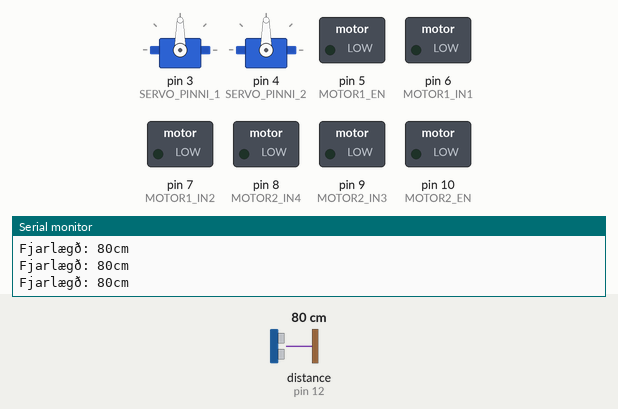
This sketch was run on a simulated Arduino Uno, built with avr-gcc and run on an emulated ATmega328P. On the bench: 2 × servo, switched loads named in the sketch (green lamp = pin HIGH), the last lines printed to the serial monitor. Wiring (inferred from the names in the program): ultrasonic range finder: trigger pin 12; echo pin 12. The test bench sets the inputs (shaded band); at power-on: distance to the obstacle (sensor on pin 12) 80 cm. The echo pulse lasts 58.3 µs per cm.

Above: at 1.2 s.
1.3 s: distance to the obstacle (sensor on pin 12) set to 53 cm
4.3 s: distance to the obstacle (sensor on pin 12) set to 45 cm
At 5.2 s:
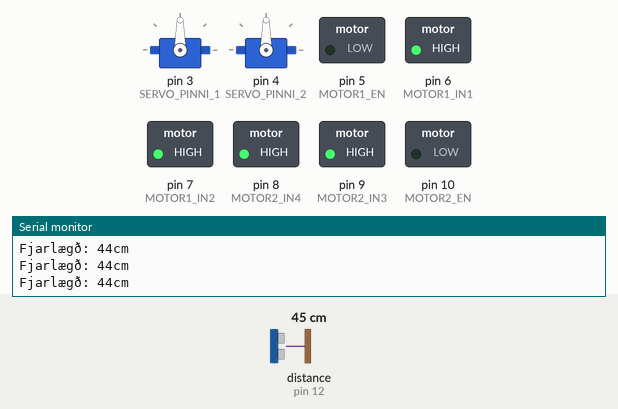
Timing chart, 0 to 7.3 s (numbered marks = the images above; inputs shaded):
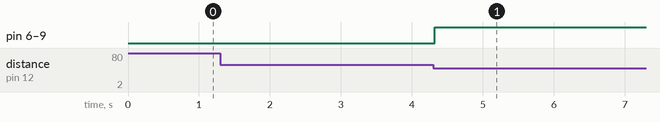

The sketch:

Lokaverkefni_code.ino
```cpp
//hafa servo með
#include <Servo.h>

// definea alla pinna
#define SERVO_PINNI_1 3
#define SERVO_PINNI_2 4

#define MOTOR1_EN 5
#define MOTOR1_IN1 6
#define MOTOR1_IN2 7

#define MOTOR2_EN 10
#define MOTOR2_IN3 9
#define MOTOR2_IN4 8

const int pingPinni = 12;

Servo servoMotor1;
Servo servoMotor2;

// setup stillir alla pinna á sína stöður
void setup() {
  Serial.begin(9600);
  servoMotor1.attach(SERVO_PINNI_1);
  servoMotor2.attach(SERVO_PINNI_2);

  pinMode(MOTOR1_EN, OUTPUT);
  pinMode(MOTOR1_IN1, OUTPUT);
  pinMode(MOTOR1_IN2, OUTPUT);
  pinMode(MOTOR2_EN, OUTPUT);
  pinMode(MOTOR2_IN3, OUTPUT);
  pinMode(MOTOR2_IN4, OUTPUT);

  Serial.println("Sláðu inn h eða v, a eða b, r eða s");
}

// loopan prentar út fjarlægð bílsins frá hlut
void loop() {
  	long duration, cm;

  	pinMode(pingPinni, OUTPUT);
    digitalWrite(pingPinni, LOW);
    delayMicroseconds(2);
    digitalWrite(pingPinni, HIGH);
    delayMicroseconds(5);
    digitalWrite(pingPinni, LOW);

  	pinMode(pingPinni, INPUT);
  	duration = pulseIn(pingPinni, HIGH);

  	cm = microsecondsToCentimeters(duration);

  	Serial.print("Fjarlægð: ");
    Serial.print(cm);
    Serial.print("cm");
    Serial.println();
  // loopan tekur líka inn bókstaf sem stjórnar hvernig bíllinn hreyfir sig
  if(cm > 50){
      char ch = Serial.read();
    //h er fyrir hægri
      if(String(ch) == "h") {
          servoMotor1.write(45);
          servoMotor2.write(45);
    // v fyrir vinstri
      }else if(String(ch) == "v") {
          servoMotor1.write(135);
          servoMotor2.write(135);
    // a fyrir áfram
      }else if(String(ch) == "a") {
          digitalWrite(MOTOR1_IN1, LOW);
          digitalWrite(MOTOR1_IN2, HIGH);
          digitalWrite(MOTOR1_EN, 255);

          digitalWrite(MOTOR2_IN3, HIGH);
          digitalWrite(MOTOR2_IN4, LOW);
          digitalWrite(MOTOR2_EN, 255);
    // b fyrir bakka
      }else if(String(ch) == "b") {
          digitalWrite(MOTOR1_IN1, HIGH);
          digitalWrite(MOTOR1_IN2, LOW);
          digitalWrite(MOTOR1_EN, 255);

          digitalWrite(MOTOR2_IN3, LOW);
          digitalWrite(MOTOR2_IN4, HIGH);
          digitalWrite(MOTOR2_EN, 255);
    // r til að rétta bílinn af
      }else if(String(ch) == "r") {
          servoMotor1.write(93);
          servoMotor2.write(93);
    // s til að stöðva bílinn
      }else if(String(ch) == "s") {
          digitalWrite(MOTOR1_IN1, HIGH);
          digitalWrite(MOTOR1_IN2, HIGH);
          digitalWrite(MOTOR1_EN, 0);

          digitalWrite(MOTOR2_IN3, HIGH);
          digitalWrite(MOTOR2_IN4, HIGH);
          digitalWrite(MOTOR2_EN, 0);
      }
  // ef að bíllinn fer nær einhverju en 50 cm stöðvar hann
  }else if(cm < 50) {
		digitalWrite(MOTOR1_IN1, HIGH);
        digitalWrite(MOTOR1_IN2, HIGH);
        digitalWrite(MOTOR1_EN, 0);

        digitalWrite(MOTOR2_IN3, HIGH);
        digitalWrite(MOTOR2_IN4, HIGH);
        digitalWrite(MOTOR2_EN, 0);
	}
}

// jafna til að reikna út cm
long microsecondsToCentimeters(long microseconds) {
  return microseconds / 29 / 2;
}
```

Measured:
- the behaviour switches between 51 and 50 cm on distance to the obstacle (sensor on pin 12) (found by bisection; images 0 and 1)
- after the input at 4.3 s, pin 6 (MOTOR1_IN1), pin 7 (MOTOR1_IN2), pin 8 (MOTOR2_IN4), pin 9 (MOTOR2_IN3): LOW → HIGH at once
